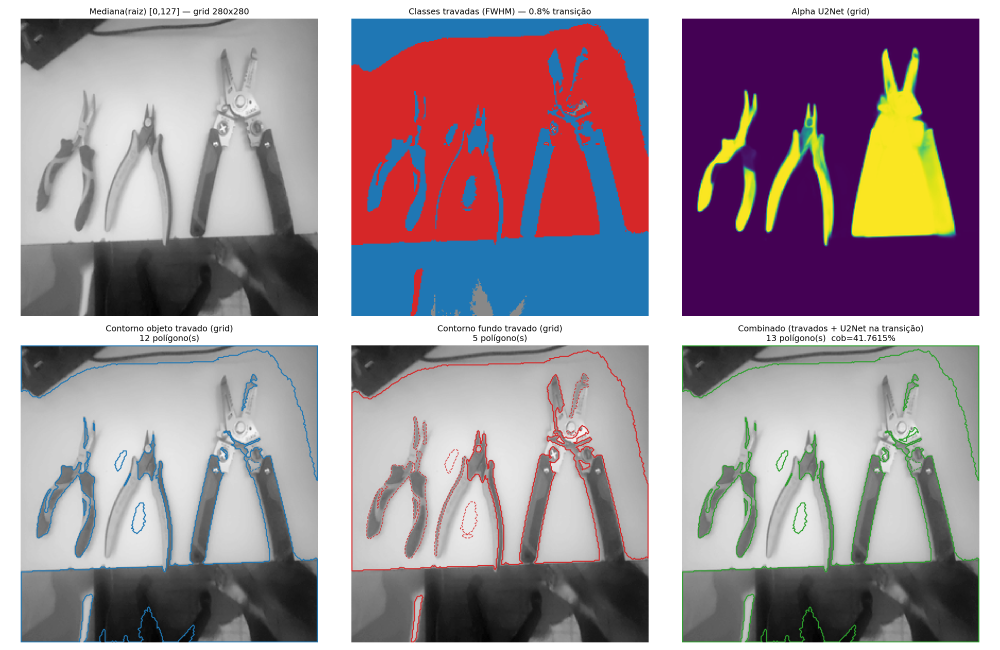
#> input picture experimentos/2026-07-01_mediana_otsu_grid/grid_picos_u2net_transicao.png, 3000 x 1950 px (shown at 1/3 size)
$ python demo_grid_celulas.py ../experimentos/2026-07-01_mediana_otsu_grid/grid_picos_u2net_transicao.png
#> lines starting #> are read from the running program, lines starting #| are printed output that depends on the picture; after the words box and inside, x2 and y2 are one past the last pixel; in counts of white or black regions, pixels touching at a corner belong together
### core/analise_cena.py
"""
core/analise_cena.py — pré-análise de cena por seções ortogonais (tomografia leve).

Roda UMA vez por foto-mestre, ANTES de qualquer chamada de modelo/API.
Reconstrói uma superfície clássica de "object-ness" a partir de seções
horizontais e verticais da variância local, no espírito da batimetria de
seções transversais em hidrologia / da transformada de Radon em tomografia.

Pipeline (zero ML, zero $$, ~0.1-0.4s CPU em 4000×3000):
    1. coerência de gradiente em blocos de 16px → mapa de "object-ness"
       (energia × anisotropia do structure tensor: distingue borda de
        objeto — gradiente coerente/linear — de textura de fundo —
        gradiente isotrópico; ver _coerencia_local)
    2. pré-suavização gaussiana (σ=1)           → atenua só o granulado fino
    3. amostra 48 seções H + 48 V (passo 4)     → ~2.6k pontos esparsos
    4. griddata cubic                           → reconstrói superfície
    5. pós-suavização gaussiana (σ=4)           → tira oscilações do cubic
    6. filtro sigmoid (k=12, μ=0.45)            → exacerba contraste fundo/objeto
    7. limiar por percentil + morfologia        → obj_mask / bg_mask
    8. componentes conectados                   → n_objetos_estimado + picos

Histórico: a versão original usava VARIÂNCIA local (+σ=4). Em cenas com muitos
objetos finos próximos (ex.: ferramentas alinhadas), a variância exigia σ alto
pra suprimir textura de madeira/tecido, e esse σ alto fundia objetos vizinhos —
subcontava (8/7 onde a verdade era 14). A coerência de gradiente separa textura
de borda real sem precisar do σ pesado, recuperando a contagem (~10-13 vs 14)
sem explodir em ruído. Validado em data/fotos_mestras/ (ver poc_dinov2/
demo_analise_cena_coerencia.py). _variancia_local fica disponível por
compatibilidade/testes.

Produtos consumíveis pelos passos seguintes:
    - n_objetos_estimado  : prior para o prompt do Claude ("espere ~N objetos")
    - complexidade        : simples | media | densa  → escolhe estratégia do agente
    - bg_mask             : fundo por HOMOGENEIDADE (ortogonal a cor; não sofre
                            do paradoxo same-color do vetor de fundo cromático)
    - obj_mask            : regiões candidatas a objeto
    - picos               : centróides + força de cada blob
    - bordas_ativas       : objeto tocando borda da foto (sinal de corte)

Comparações que motivaram os defaults (foto branco-no-branco, 12 obj reais):
    - griddata cubic 48×48 → 0.21s, 11 obj  (Kriging RBF: 36s, 5 obj — descartado)
    - sigmoid mantém 11 obj e nitidez; top-hat fragmenta (17); CLAHE infla (13)
    Ver poc_dinov2/demo_analise_cena.py e _compare/_filtro.
"""
from __future__ import annotations

import logging
import time
from dataclasses import dataclass, field
from pathlib import Path

import numpy as np

_log = logging.getLogger("casaiq.analise_cena")


# ─── parâmetros (defaults validados na POC) ──────────────────────────────────────

BLOCK_SZ   = 16        # px por bloco do sinal de object-ness
N_SECOES   = 48        # seções horizontais
M_SECOES   = 48        # seções verticais
PASSO_SAMP = 4         # subamostragem dentro de cada seção
SIGMA_SUAV = 1.0       # pré-suavização do sinal de coerência (blocos) —
                       # baixo de propósito: a coerência já suprime textura,
                       # não precisa do σ alto que a variância exigia (e que
                       # fundia objetos próximos)
SIGMA_SUP  = 4.0       # pós-suavização da superfície reconstruída
SIGMOID_K  = 12.0      # inclinação do filtro sigmoid
SIGMOID_MU = 0.45      # ponto de inflexão do sigmoid
TH_BG_PCT  = 25        # percentil abaixo → fundo
TH_OBJ_PCT = 70        # percentil acima → objeto candidato
AREA_MIN   = 4         # área mínima de blob (blocos) p/ contar como objeto
LIM_SIMPLES = 5        # ≤ → "simples"
LIM_MEDIA   = 12       # ≤ → "media"; acima → "densa"


@dataclass
class AnaliseCena:
    """Resultado da pré-análise de uma foto-mestre."""
    n_objetos_estimado: int
    complexidade: str                       # simples | media | densa
    picos: list[dict]                       # [{cx, cy, forca, area_blocos}] em coords 0-1
    bordas_ativas: dict                     # {top, bottom, left, right} bool
    superficie: np.ndarray = field(repr=False)   # (Hb,Wb) float32 0-1, object-ness
    obj_mask: np.ndarray = field(repr=False)     # (Hb,Wb) bool
    bg_mask: np.ndarray = field(repr=False)      # (Hb,Wb) bool — fundo por homogeneidade
    shape_blocos: tuple = (0, 0)
    shape_original: tuple = (0, 0)
    tempo_s: float = 0.0

    # [51 lines left out: functions resumo_prompt, _variancia_local, _coerencia_local, not called in this run]


def _normalizar(arr: np.ndarray) -> np.ndarray:
    lo, hi = float(arr.min()), float(arr.max())
    return (arr - lo) / (hi - lo + 1e-8)


# [29 lines left out: functions _amostrar_secoes, _reconstruir, not called in this run]


def _sigmoid(sup: np.ndarray, k: float, mu: float) -> np.ndarray:
    return _normalizar(1.0 / (1.0 + np.exp(-k * (sup - mu))))


# [21 lines left out: function _detectar_objetos, not called in this run]


def _carregar_cinza(fonte) -> np.ndarray:
    """Aceita caminho (str/Path), array BGR/RGB (HxWx3) ou cinza (HxW)."""
    if isinstance(fonte, (str, Path)):
        try:
            import cv2
            img = cv2.imread(str(fonte))
            if img is None:
                raise ValueError(f"imagem ilegível: {fonte}")
            return cv2.cvtColor(img, cv2.COLOR_BGR2GRAY)
        except ImportError:
            from PIL import Image
            return np.asarray(Image.open(fonte).convert("L"))
    arr = np.asarray(fonte)
    if arr.ndim == 2:
        return arr
    if arr.ndim == 3:
        # luminância simples (não importa BGR vs RGB para variância)
        return (arr[..., :3].mean(axis=2)).astype(np.float32)
    raise ValueError(f"formato de imagem não suportado: shape={arr.shape}")


# ─── API pública ─────────────────────────────────────────────────────────────────

# [74 lines left out: function analisar_cena, not called in this run]


# [12 lines that do not run on import are left out]

### poc_dinov2/demo_grid_celulas.py
"""
poc_dinov2/demo_grid_celulas.py — malha 100x100 de células com vizinhos
conhecidos, classificação ferramenta/fundo por célula (coerência de
gradiente + Otsu) e objetos = componentes conexos do grafo de células.

Sem reconstrução de superfície, sem griddata, sem sigmoid, sem
binary_closing — a malha é classificada inteira (densa), não amostrada
esparsamente e depois interpolada. Isso elimina o mecanismo que mais
contribuía pra fundir objetos próximos no pipeline atual.

Gera também a imagem de overlay (fundo neutro + contornos numerados dos
componentes "ferramenta"), pra avaliar visualmente antes de decidir se
vale mandar como segunda imagem numa chamada real à API.
"""
from __future__ import annotations

import sys
from pathlib import Path

import cv2
import numpy as np
from scipy.ndimage import label, find_objects, binary_closing
from skimage.filters import threshold_otsu

sys.path.insert(0, str(Path(__file__).resolve().parent.parent))
from core.analise_cena import _carregar_cinza  # noqa: E402

N_ROWS, N_COLS = 100, 100
AREA_MIN_CELULAS = 3  # nº mínimo de células p/ contar como objeto
CLOSING_ITER = 2      # bridga as lacunas do contorno (coerência acende na
                       # borda, fica escura no interior liso da ferramenta —
                       # sem isso cada ferramenta fragmenta em vários traços)


def grid_coerencia(img_gray: np.ndarray, n_rows: int = N_ROWS, n_cols: int = N_COLS):
    """Sinal de coerência de gradiente (energia x anisotropia) calculado
    densamente em TODA a malha n_rows x n_cols — sem amostragem esparsa."""
    from scipy.ndimage import sobel
    Ix = sobel(img_gray.astype(np.float32), axis=1)
    Iy = sobel(img_gray.astype(np.float32), axis=0)
    Ixx, Iyy, Ixy = Ix * Ix, Iy * Iy, Ix * Iy

    H, W = img_gray.shape
    bh, bw = H // n_rows, W // n_cols

    def block_mean(a):
        a = a[:n_rows * bh, :n_cols * bw].reshape(n_rows, bh, n_cols, bw)
        return a.mean(axis=(1, 3))

    Jxx, Jyy, Jxy = block_mean(Ixx), block_mean(Iyy), block_mean(Ixy)
    trace = Jxx + Jyy
    disc = np.sqrt(np.clip((trace / 2) ** 2 - (Jxx * Jyy - Jxy ** 2), 0, None))
    lam1, lam2 = trace / 2 + disc, trace / 2 - disc
    energia = lam1 + lam2
    coerencia = (lam1 - lam2) / (lam1 + lam2 + 1e-8)
    sinal = (energia * coerencia).astype(np.float32)
    return sinal, (bh, bw)


def classificar_celulas(sinal: np.ndarray):
    """Otsu sobre o histograma de coerência das células — sem percentil fixo."""
    th = threshold_otsu(sinal.ravel())
    mask_ferramenta = sinal > th
    return mask_ferramenta, float(th)


def componentes(mask: np.ndarray, area_min: int):
    """Componentes conexos (8-conectividade) no grafo de células."""
    estrutura = np.ones((3, 3), dtype=int)  # 8-conectividade
    labeled, n = label(mask, structure=estrutura)
    slices = find_objects(labeled)
    objs = []
    for i, sl in enumerate(slices, start=1):
        area = int((labeled[sl] == i).sum())
        if area < area_min:
            continue
        y0, y1, x0, x1 = sl[0].start, sl[0].stop, sl[1].start, sl[1].stop
        objs.append({"id": i, "bbox_celulas": (y0, y1, x0, x1), "area_celulas": area})
    return objs, labeled


# [6 lines left out: function fundo_toca_borda, not called in this run]


def gerar_overlay(img_shape_px, objs, bh, bw, escala_overlay=0.25):
    """Imagem separada (fundo neutro escuro) com contornos numerados de cada
    objeto candidato — pra mandar como 2ª imagem de referência, sem alterar
    a foto real."""
    H, W = img_shape_px
    out_h, out_w = int(H * escala_overlay), int(W * escala_overlay)
    overlay = np.full((out_h, out_w, 3), 20, dtype=np.uint8)  # fundo cinza-escuro neutro

    sy, sx = escala_overlay, escala_overlay
    for i, o in enumerate(objs, start=1):
        y0, y1, x0, x1 = o["bbox_celulas"]
        px0, px1 = int(x0 * bw * sx), int(x1 * bw * sx)
        py0, py1 = int(y0 * bh * sy), int(y1 * bh * sy)
        cv2.rectangle(overlay, (px0, py0), (px1, py1), (60, 200, 60), 2)
        cx, cy = (px0 + px1) // 2, max(15, py0 + 15)
        cv2.putText(overlay, str(i), (cx - 6, cy), cv2.FONT_HERSHEY_SIMPLEX,
                    0.6, (255, 255, 255), 2, cv2.LINE_AA)
    return overlay


def avaliar(caminho: str):
    print(f"\n=== {Path(caminho).name} ===")
    img_gray = _carregar_cinza(caminho)
#> in _carregar_cinza, img is the input picture: shape (1950, 3000, 3); mean B, G, R 151, 142.9, 157.3
    H, W = img_gray.shape

    sinal, (bh, bw) = grid_coerencia(img_gray, N_ROWS, N_COLS)
#> in grid_coerencia, `Ix = sobel(img_gray.astype(np.float32), axis=1)`:
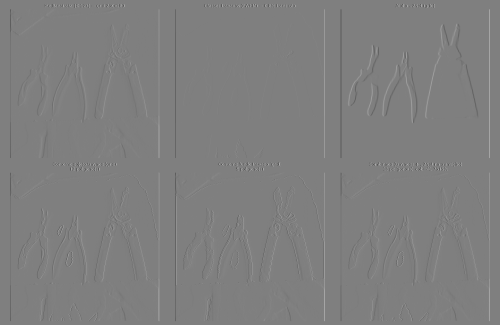
#> Ix: shape (1950, 3000) float32 (shown at 1/6 size); min -1020, max 1020, mean 0; drawn with min black and max white
#> in block_mean (call 3), `return a.mean(axis=(1, 3))`:
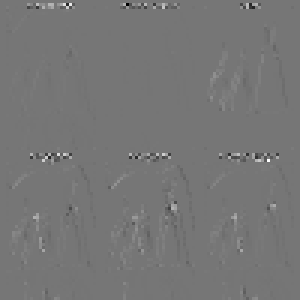
#> returned value: shape (100, 100) float32 (shown 3 times larger); min -28209.6, max 32744, mean 82.1; drawn with min black and max white
#> in grid_coerencia, `coerencia = (lam1 - lam2) / (lam1 + lam2 + 1e-8)`:
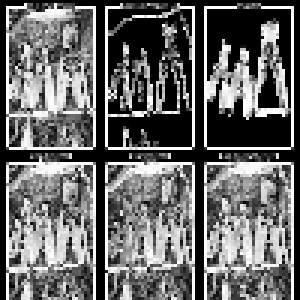
#> coerencia: shape (100, 100) float32 (shown 3 times larger); min 0, max 1, mean 0.411
#> bh = 19; bw = 30
    mask_ferr, th = classificar_celulas(sinal)
#> in classificar_celulas, `th = threshold_otsu(sinal.ravel())`: th = 30544
#> in classificar_celulas, `mask_ferramenta = sinal > th`:
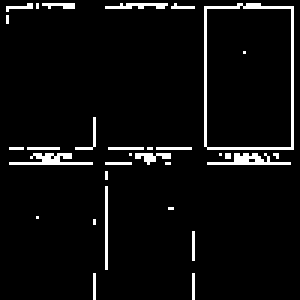
#> mask_ferramenta: shape (100, 100) bool (shown 3 times larger); 5.1% white in thin lines or dots
#> th = 30544
    mask_ferr = binary_closing(mask_ferr, structure=np.ones((3, 3)), iterations=CLOSING_ITER)
#> mask_ferr: shape (100, 100) bool; 7.2% white; 8 white regions (4 under 20 px), largest, box (x1, y1, x2, y2) and area: (3, 39, 64, 90) 339, (35, 2, 98, 55) 324, (2, 2, 25, 8) 28, (64, 77, 65, 98) 21
    objs, labeled = componentes(mask_ferr, AREA_MIN_CELULAS)
#> in componentes, `labeled, n = label(mask, structure=estrutura)`:
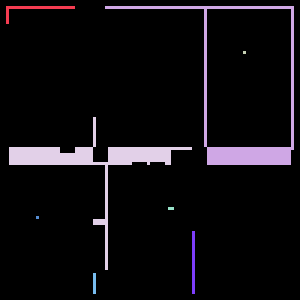
#> labeled: shape (100, 100) int32 (shown 3 times larger); 9 distinct labels, from 0 to 8; one colour per label, 0 black
#> in componentes, `labeled, n = label(mask, structure=estrutura)`: n = 8
#> in componentes, `slices = find_objects(labeled)`: slices = 8 items
#> the loop in componentes, `for i, sl in enumerate(slices, start=1):` made 8 passes
#> (area, y0, y1, x0, x1) on passes 1, 2, 4, 7: (28, 2, 8, 2, 25), (324, 2, 55, 35, 98), (339, 39, 90, 3, 64), (21, 77, 98, 64, 65)
#> after the loop in componentes, `for i, sl in enumerate(slices, start=1):`: objs = 5 items
#> objs = 5 items
    objs_bg, labeled_bg = componentes(~mask_ferr, area_min=1)
#> the loop in componentes (call 2), `for i, sl in enumerate(slices, start=1):` made 1 pass
#> (i, area, y0, y1, x0, x1) on pass 1: (1, 9277, 0, 100, 0, 100)
#> objs_bg = 1 item

    print(f"  malha: {N_ROWS}x{N_COLS} células ({bh}x{bw}px/célula)")
#|   malha: 100x100 células (19x30px/célula)
    print(f"  otsu threshold: {th:.4f}")
#|   otsu threshold: 30543.9941
    print(f"  n_objetos (componentes ferramenta, area>={AREA_MIN_CELULAS} células): {len(objs)}")
#|   n_objetos (componentes ferramenta, area>=3 células): 5
    print(f"  n_componentes_fundo: {len(objs_bg)}  "
          f"(maior: {max((o['area_celulas'] for o in objs_bg), default=0)} células)")
#|   n_componentes_fundo: 1  (maior: 9277 células)
    for i, o in enumerate(objs, start=1):
        print(f"    obj {i}: área={o['area_celulas']:3d} células  bbox_celulas={o['bbox_celulas']}")
#> this loop made 5 passes
#> o on pass 1: {'id': 1, 'bbox_celulas': (2, 8, 2, 25), 'area_celulas': 28}
#> (printed output is left out)

    # visual: máscara binária upsampled
    from PIL import Image
    mask_vis = (mask_ferr.astype(np.uint8) * 255)
    mask_img = Image.fromarray(mask_vis).resize((W // 4, H // 4), Image.NEAREST)
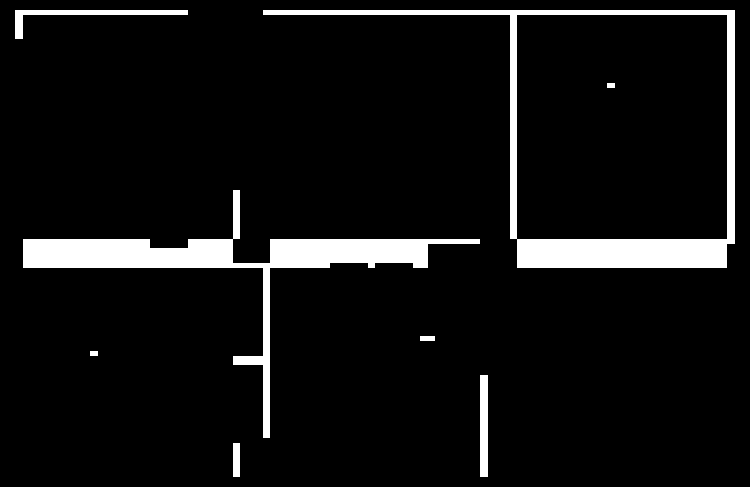
#> mask_img: PIL image 750x487 L; 7.2% white; 8 white regions, largest, box (x1, y1, x2, y2) and area: (23, 190, 480, 438) 12198, (263, 10, 735, 268) 11850, (15, 10, 188, 39) 1057
    stem = Path(caminho).stem
    mask_img.save(f"/tmp/grid_mask_{stem}.png")

    overlay = gerar_overlay((H, W), objs, bh, bw, escala_overlay=0.25)
#> the loop in gerar_overlay, `for i, o in enumerate(objs, start=1):` made 5 passes
#> (y0, y1, x0, x1, px0, px1, py0, py1) on passes 2 to 5: (2, 55, 35, 98, 262, 735, 9, 261), (39, 90, 3, 64, 22, 480, 185, 427), (77, 98, 64, 65, 480, 487, 365, 465), (91, 98, 31, 32, 232, 240, 432, 465)
#> after the loop in gerar_overlay, `for i, o in enumerate(objs, start=1):`:
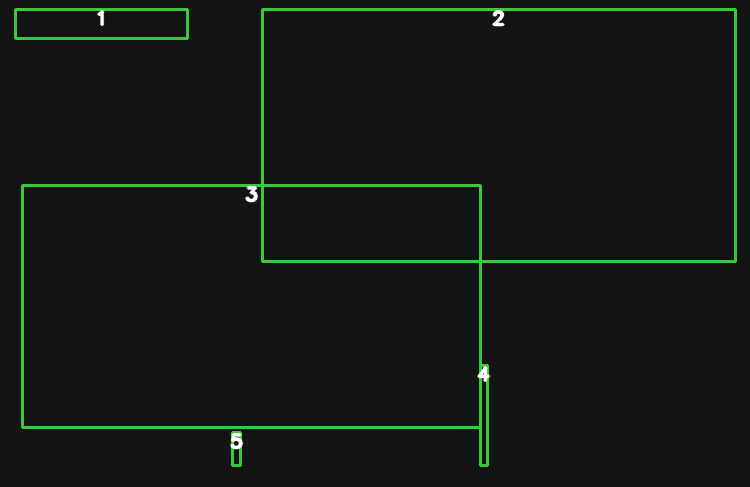
#> overlay: shape (487, 750, 3); mean of channels 0, 1, 2 21.5, 25.4, 21.5; drawn as B, G, R
    Image.fromarray(overlay).save(f"/tmp/grid_overlay_{stem}.png")
    print(f"  máscara: /tmp/grid_mask_{stem}.png")
    print(f"  overlay: /tmp/grid_overlay_{stem}.png")


if __name__ == "__main__":
    alvos = sys.argv[1:] or [
        "data/fotos_mestras/IMG_mestra04semflash.jpg",
        "data/fotos_mestras/IMG_mestra04comflash.jpg",
    ]
    for a in alvos:
        avaliar(a)

$ run again, on experimentos/2026-07-01_mediana_otsu_grid/contornos_otsu_3_7.png
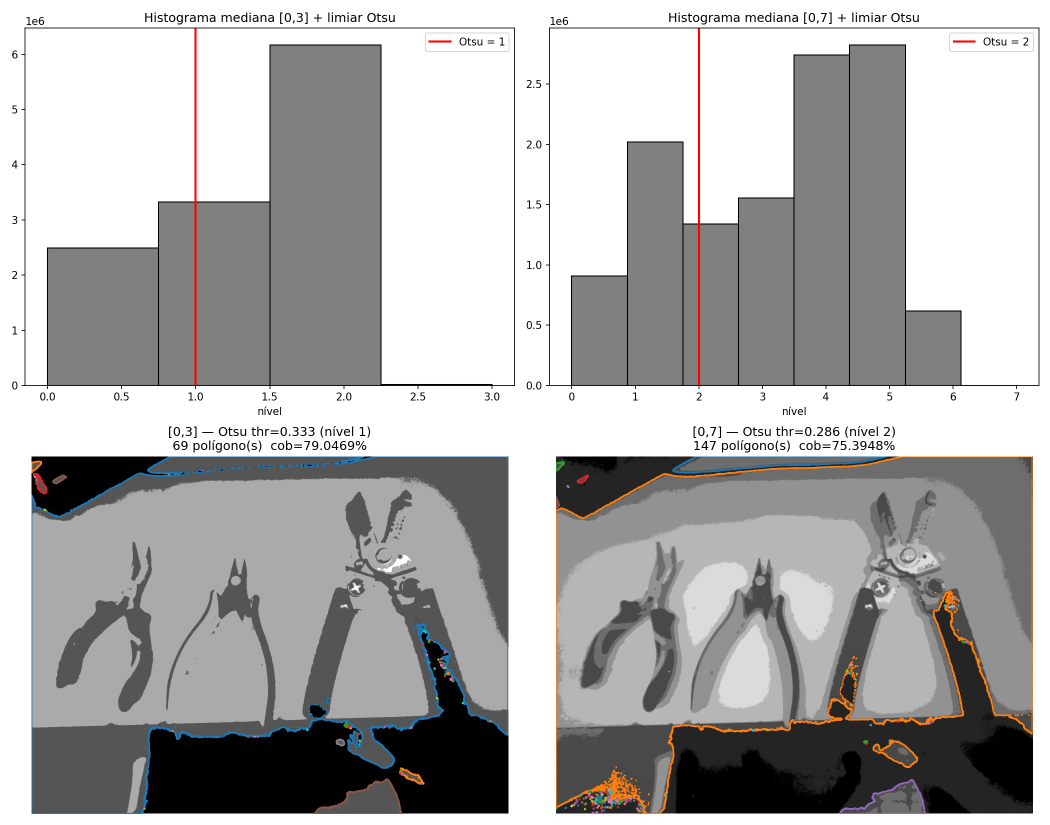
#> input picture experimentos/2026-07-01_mediana_otsu_grid/contornos_otsu_3_7.png, 2100 x 1650 px (shown at 1/2 size)
#> in _carregar_cinza, img is the input picture: shape (1650, 2100, 3); mean B, G, R 173.9, 174.2, 174.9
#> in avaliar, `sinal, (bh, bw) = grid_coerencia(img_gray, N_ROWS, N_COLS)`: bh = 16; bw = 21
#> in classificar_celulas, `th = threshold_otsu(sinal.ravel())`: th = 61578.4
#> in classificar_celulas, `mask_ferramenta = sinal > th`:
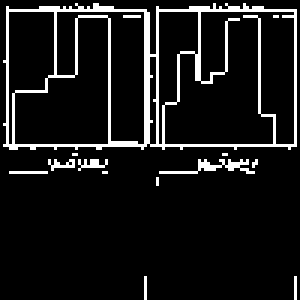
#> mask_ferramenta: shape (100, 100) bool (shown 3 times larger); 9.2% white in thin lines or dots
#> mask_ferr: shape (100, 100) bool; 12.9% white; 3 white regions (2 under 20 px), largest, box (x1, y1, x2, y2) and area: (2, 2, 98, 58) 1278
#> labeled: shape (100, 100) int32; 4 distinct labels, from 0 to 3
#> n = 3
#> slices = 3 items
#> the loop in componentes, `for i, sl in enumerate(slices, start=1):` made 3 passes
#> (area, y0, y1, x0, x1) on pass 1: (1278, 2, 58, 2, 98)
#> labeled: shape (100, 100) int32; 4 distinct labels, from 0 to 3
#> the loop in componentes (call 2), `for i, sl in enumerate(slices, start=1):` made 3 passes
#> (area, y0, y1, x0, x1) on passes 1 to 3: (6932, 0, 100, 0, 100), (1330, 4, 48, 3, 36), (451, 6, 47, 37, 48)
#|   malha: 100x100 células (16x21px/célula)
#|   otsu threshold: 61578.4180
#|   n_objetos (componentes ferramenta, area>=3 células): 3
#|   n_componentes_fundo: 3  (maior: 6932 células)
#> the loop in avaliar, `for i, o in enumerate(objs, start=1):` made 3 passes
#|     obj 1: área=1278 células  bbox_celulas=(2, 58, 2, 98)
#|     obj 2: área=  3 células  bbox_celulas=(59, 62, 52, 53)
#|     obj 3: área=  6 células  bbox_celulas=(92, 98, 48, 49)
#> mask_img: PIL image 525x412 L; 12.8% white; 3 white regions, box (x1, y1, x2, y2) and area: (11, 8, 515, 239) 27455, (252, 379, 257, 404) 125, (273, 243, 278, 255) 60
#> the loop in gerar_overlay, `for i, o in enumerate(objs, start=1):` made 3 passes
#> (y0, y1, x0, x1, px0, px1, py0, py1) on passes 1 to 3: (2, 58, 2, 98, 10, 514, 8, 232), (59, 62, 52, 53, 273, 278, 236, 248), (92, 98, 48, 49, 252, 257, 368, 392)
#> after the loop in gerar_overlay, `for i, o in enumerate(objs, start=1):`:
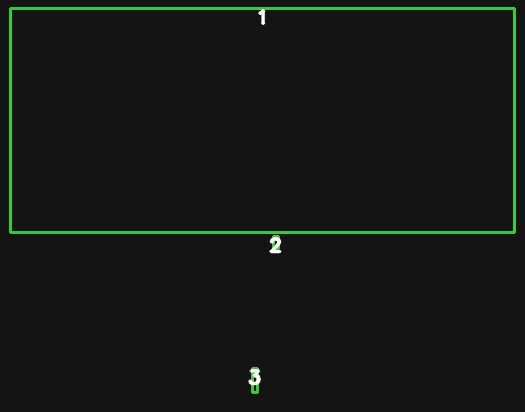
#> overlay: shape (412, 525, 3); mean of channels 0, 1, 2 21.2, 24.1, 21.2; drawn as B, G, R
